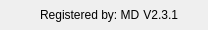
        <widget class="QFrame" name="frame_grip">
         <property name="minimumSize">
          <size>
           <width>0</width>
           <height>25</height>
          </size>
         </property>
         <property name="maximumSize">
          <size>
           <width>16777215</width>
           <height>30</height>
          </size>
         </property>
         <property name="styleSheet">
          <string notr="true"/>
         </property>
         <property name="frameShape">
          <enum>QFrame::NoFrame</enum>
         </property>
         <property name="frameShadow">
          <enum>QFrame::Plain</enum>
         </property>
         <layout class="QHBoxLayout" name="horizontalLayout_25">
          <property name="spacing">
           <number>0</number>
          </property>
          <property name="leftMargin">
           <number>0</number>
          </property>
          <property name="topMargin">
           <number>0</number>
          </property>
          <property name="rightMargin">
           <number>0</number>
          </property>
          <property name="bottomMargin">
           <number>0</number>
          </property>
          <item>
           <widget class="QFrame" name="frame_label_bottom">
            <property name="minimumSize">
             <size>
              <width>0</width>
              <height>0</height>
             </size>
            </property>
            <property name="frameShape">
             <enum>QFrame::NoFrame</enum>
            </property>
            <property name="frameShadow">
             <enum>QFrame::Plain</enum>
            </property>
            <layout class="QHBoxLayout" name="horizontalLayout_26">
             <property name="spacing">
              <number>0</number>
             </property>
             <property name="leftMargin">
              <number>10</number>
             </property>
             <property name="topMargin">
              <number>0</number>
             </property>
             <property name="rightMargin">
              <number>5</number>
             </property>
             <property name="bottomMargin">
              <number>0</number>
             </property>
             <item>
              <widget class="QLabel" name="labelBoxlocation_9">
               <property name="minimumSize">
                <size>
                 <width>30</width>
                 <height>25</height>
                </size>
               </property>
               <property name="maximumSize">
                <size>
                 <width>30</width>
                 <height>20</height>
                </size>
               </property>
               <property name="font">
                <font>
                 <pointsize>10</pointsize>
                 <weight>75</weight>
                 <bold>true</bold>
                </font>
               </property>
               <property name="styleSheet">
                <string notr="true">QLabel {
	background-position: center;
	background-image: url(:/16x16/icon/16x16/cil-link-broken.png);
	background-repeat: no-reperat;
	border: none;
	background-color:transparent
}
</string>
               </property>
               <property name="text">
                <string/>
               </property>
              </widget>
             </item>
             <item>
              <widget class="QLabel" name="label_credits">
               <property name="minimumSize">
                <size>
                 <width>0</width>
                 <height>0</height>
                </size>
               </property>
               <property name="font">
                <font/>
               </property>
               <property name="styleSheet">
                <string notr="true"/>
               </property>
               <property name="text">
                <string>Registered by: MD </string>
               </property>
              </widget>
             </item>
             <item>
              <widget class="QLabel" name="label_version">
               <property name="minimumSize">
                <size>
                 <width>0</width>
                 <height>0</height>
                </size>
               </property>
               <property name="maximumSize">
                <size>
                 <width>16777215</width>
                 <height>16777215</height>
                </size>
               </property>
               <property name="font">
                <font/>
               </property>
               <property name="styleSheet">
                <string notr="true"/>
               </property>
               <property name="text">
                <string>V2.3.1</string>
               </property>
               <property name="alignment">
                <set>Qt::AlignRight|Qt::AlignTrailing|Qt::AlignVCenter</set>
               </property>
              </widget>
             </item>
            </layout>
           </widget>
          </item>
          <item>
           <widget class="QFrame" name="frame_size_grip">
            <property name="minimumSize">
             <size>
              <width>25</width>
              <height>25</height>
             </size>
            </property>
            <property name="maximumSize">
             <size>
              <width>25</width>
              <height>25</height>
             </size>
            </property>
            <property name="styleSheet">
             <string notr="true">QSizeGrip {
	background-image: url(:/16x16/icon/16x16/cil-size-grip.png);
	background-position: center;
	background-repeat: no-reperat;
}</string>
            </property>
            <property name="frameShape">
             <enum>QFrame::NoFrame</enum>
            </property>
            <property name="frameShadow">
             <enum>QFrame::Plain</enum>
            </property>
           </widget>
          </item>
         </layout>
        </widget>
